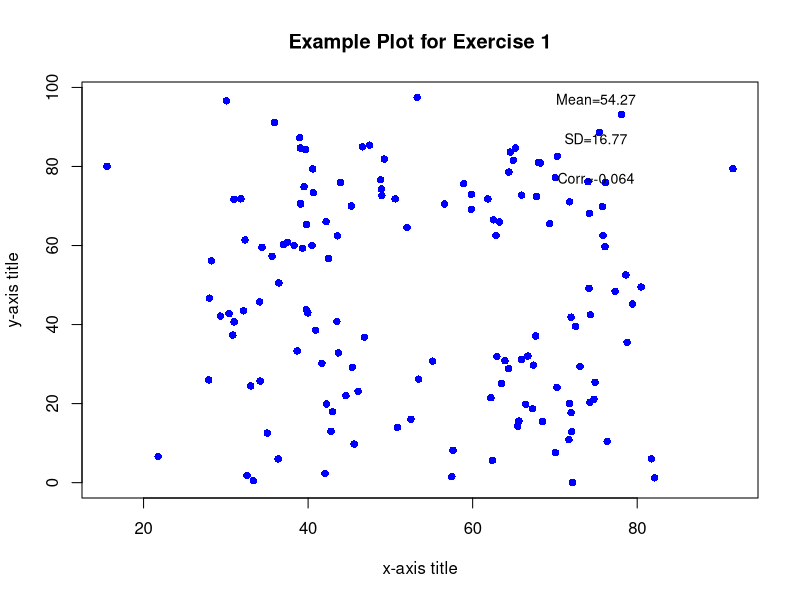
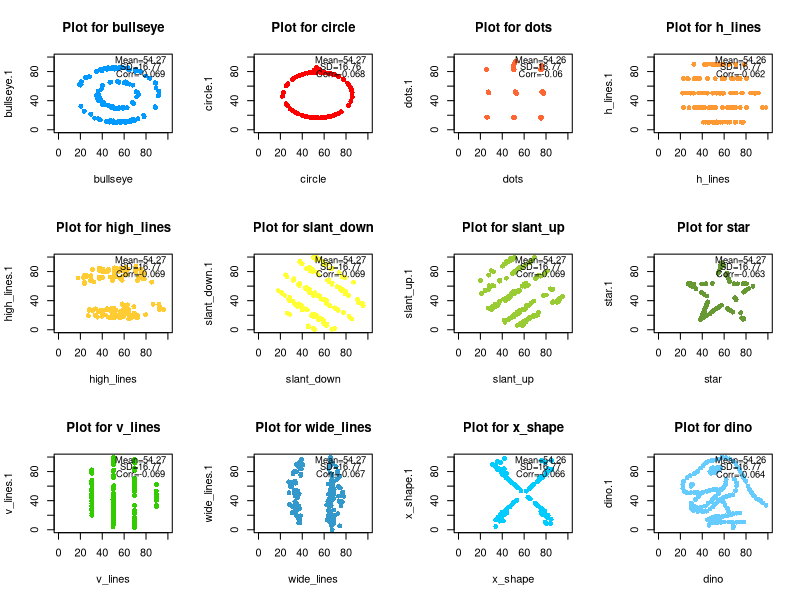

These charts were generated, in order, by the following R code:
## Project - Exercise 1
BMM422_Data_raw <- read.csv(file="BMM422_Data.csv", head=TRUE, sep=";")
BMM422_Data = BMM422_Data_raw[-1,]

# Example Plot
plot(BMM422_Data$away,BMM422_Data$away.1, main="Example Plot for Exercise 1", xlab="x-axis title", ylab="y-axis title", col="blue", pch=16)
sd_example = sd(as.numeric(BMM422_Data$away))
avg_example = mean(as.numeric(BMM422_Data$away))
cor_example = cor(as.numeric(BMM422_Data$away),as.numeric(BMM422_Data$away.1))
text(75,97, paste0("Mean=", round(avg_example,2)),cex=0.85)
text(75,87, paste0("SD=", round(sd_example,2)), cex=0.85)
text(75,77, paste0("Corr=", round(cor_example,3)), cex=0.85)

length_csv_data = ncol(BMM422_Data)/2
columnNames = colnames(BMM422_Data)
colors_array=c("blue","#0099FF","#FF0000","#FF6633","#FF9933","#FFCC33","#FFFF33","#99CC33","#669933","#33CC00","#3399CC","#00CCFF","#66CCFF")

par(mfrow=c(3,4))
for (i in 2: length_csv_data)
{
  x_data = i*2-1
  y_data = i*2
  sd = sd(as.numeric(BMM422_Data[,x_data]))
  avg = mean(as.numeric(BMM422_Data[,x_data]))
  cor = cor(as.numeric(BMM422_Data[,x_data]),as.numeric(BMM422_Data[,y_data]))
  plot(BMM422_Data[,x_data],BMM422_Data[,y_data], main= paste("Plot for",columnNames[x_data]), xlab=columnNames[x_data], ylab=columnNames[y_data], col=colors_array[i], xlim=c(0,100), ylim=c(0,100), pch=16)
  text(75,97, paste0("Mean=", round(avg,2)),cex=0.85)
  text(75,87, paste0("SD=", round(sd,2)), cex=0.85)
  text(75,77, paste0("Corr=", round(cor,3)), cex=0.85)
}

